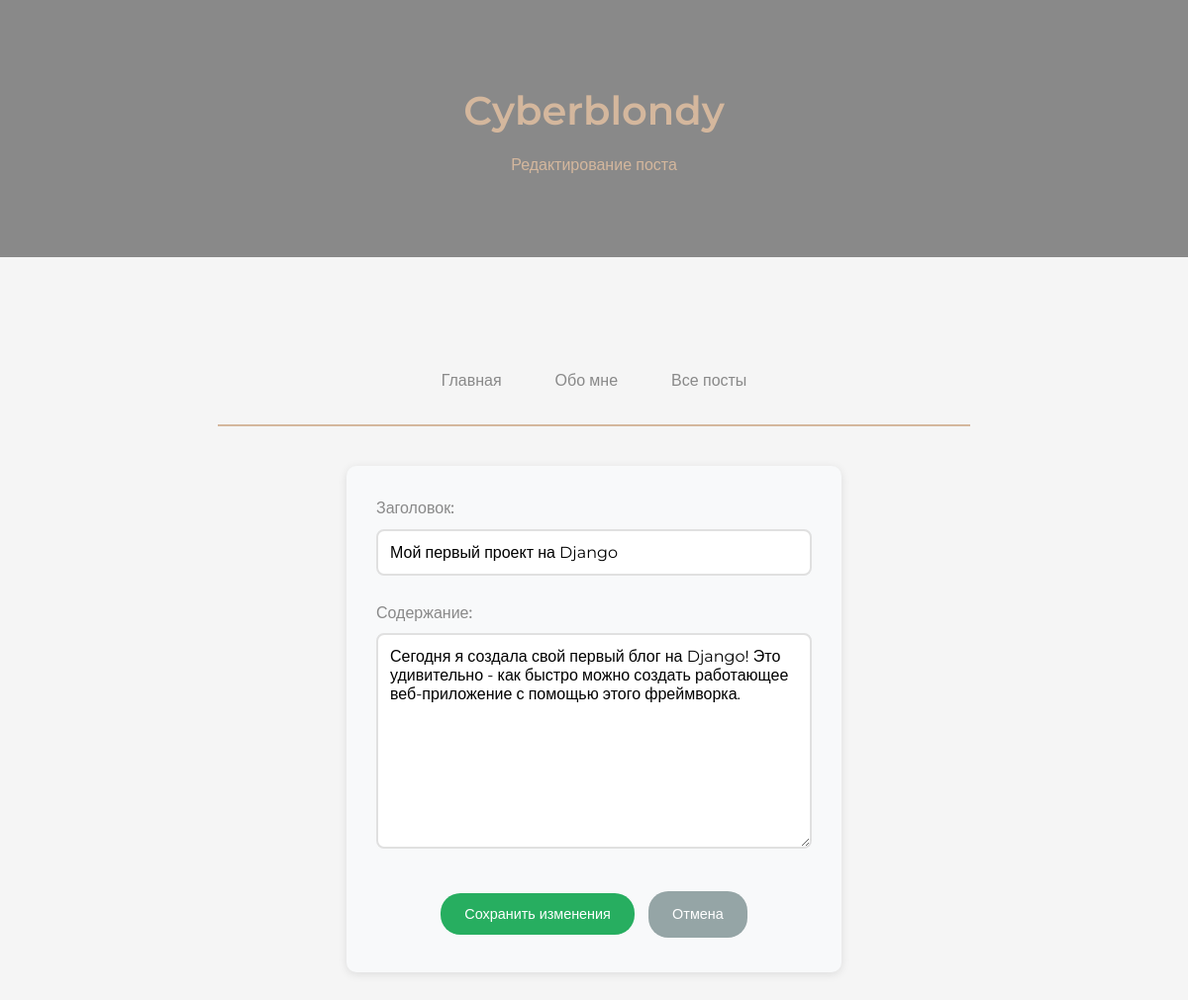
The app's page /posts/4/edit/ (signed in) with its own data.
### blog/models.py (models this page shows, shortened)
class Post(models.Model):
    title = models.CharField(max_length=100, verbose_name='Заголовок')
    content = models.TextField(verbose_name='Содержание')
    created_at = models.DateTimeField(default=timezone.now, verbose_name='Дата создания')
    author = models.ForeignKey(User, on_delete=models.CASCADE, verbose_name='Автор')
    class Meta:
        verbose_name = 'Пост'
        verbose_name_plural = 'Посты'
        ordering = ['-created_at']

### blog/views.py (the view)
# urls.py: path('posts/<int:pk>/edit/', PostUpdateView.as_view(), name='post_edit'),
class PostUpdateView(LoginRequiredMixin, UserPassesTestMixin, UpdateView):
    model = Post
    form_class = PostForm
    template_name = 'blog/post_form.html'
    success_url = reverse_lazy('post_list')
    def test_func(self):
        post = self.get_object()
        return self.request.user == post.author

### blog/forms.py
class PostForm(forms.ModelForm):
    class Meta:
        model = Post
        fields = ['title', 'content']
        widgets = {
            'title': forms.TextInput(attrs={
                'class': 'form-control',
                'placeholder': 'Введите заголовок поста'
            }),
            'content': forms.Textarea(attrs={
                'class': 'form-control',
                'placeholder': 'Введите содержание поста',
                'rows': 10
            })
        }
        labels = {
            'title': 'Заголовок',
            'content': 'Содержание'
        }

### blog/templates/blog/post_form.html (shortened to what this page needs)
{% load static %}
<!DOCTYPE html>
<html lang="ru">
<head>
    <link rel="stylesheet" href="{% static 'css/style.css' %}">
</head>
<body>
    <div class="header">
        <div class="container">
            <h1>Cyberblondy</h1>
            <p>{% if form.instance.pk %}Редактирование поста{% else %}Создание нового поста{% endif %}</p>
        </div>
    </div>
    <div class="container">
        <nav class="main-nav">
            <a href="{% url 'home' %}" class="nav-link">Главная</a>
            <a href="{% url 'about' %}" class="nav-link">Обо мне</a>
            <a href="{% url 'post_list' %}" class="nav-link">Все посты</a>
        </nav>
        <div class="form-container">
            <form method="post" class="post-form">
                <div class="form-group">
                    <label for="{{ form.title.id_for_label }}">Заголовок:</label>
                    {{ form.title }}
                </div>
                <div class="form-group">
                    <label for="{{ form.content.id_for_label }}">Содержание:</label>
                    {{ form.content }}
                </div>
                <div class="form-actions">
                    <button type="submit" class="btn btn-submit">
                        {% if form.instance.pk %}Сохранить изменения{% else %}Создать пост{% endif %}
                    </button>
                    <a href="{% url 'post_list' %}" class="btn btn-cancel">Отмена</a>
                </div>
            </form>
        </div>
    </div>
</body>
</html>

### static/css/style.css (style rules this page uses)
* { margin: 0; padding: 0; box-sizing: border-box; }
body { font-family: 'Montserrat', sans-serif; background-color: #f5f5f5; color: #333; line-height: 1.6; }
.container { max-width: 800px; margin: 0 auto; padding: 40px 20px; }
.header { background-color: #898989; color: #d4b79d; padding: 40px 0; text-align: center; margin-bottom: 40px; }
.header h1 { font-size: 2.5rem; font-weight: 600; margin-bottom: 10px; }
.main-nav { text-align: center; margin-bottom: 40px; padding: 20px 0; border-bottom: 2px solid #d4b79d; display: flex; justify-content: center; align-items: center; flex-wrap: wrap; gap: 10px; }
.nav-link { display: inline-block; padding: 10px 20px; color: #898989; text-decoration: none; font-weight: 500; border: 2px solid transparent; border-radius: 25px; transition: all 0.3s ease; white-space: nowrap; }
.btn { display: inline-block; padding: 8px 16px; margin: 5px; border: none; border-radius: 20px; text-decoration: none; font-family: 'Montserrat', sans-serif; font-size: 0.9rem; font-weight: 500; cursor: pointer; transition: all 0.3s ease; }
.btn-submit { background-color: #27ae60; color: white; padding: 12px 24px; }
.btn-cancel { background-color: #95a5a6; color: white; padding: 12px 24px; }
.form-container { background-color: #f8f9fa; padding: 30px; border-radius: 10px; box-shadow: 0 2px 10px rgba(0,0,0,0.1); }
.post-form { max-width: 600px; margin: 0 auto; }
.form-group { margin-bottom: 25px; }
.form-group label { display: block; margin-bottom: 8px; color: #898989; font-weight: 500; }
.form-group input, .form-group textarea { width: 100%; padding: 12px; border: 2px solid #e0e0e0; border-radius: 8px; font-family: 'Montserrat', sans-serif; font-size: 1rem; transition: border-color 0.3s ease; }
.form-group textarea { min-height: 200px; resize: vertical; }
.form-actions { text-align: center; margin-top: 30px; }
.form-container label { display: block; margin-bottom: 8px; color: #898989; font-weight: 500; }
.form-container input[type="text"], .form-container input[type="password"], .form-container input[type="email"] { width: 100%; padding: 12px; border: 2px solid #e0e0e0; border-radius: 8px; font-family: 'Montserrat', sans-serif; font-size: 1rem; transition: border-color 0.3s ease; }
.form-container { max-width: 500px; margin: 0 auto; }
input:valid { border-color: #27ae60; }

### records on screen
Post: title "Мой первый проект на Django", content "Сегодня я создала свой первый блог на Django! Это удивительно - как быстро можно создать работающее веб-приложение с помощью этого фреймворка."
